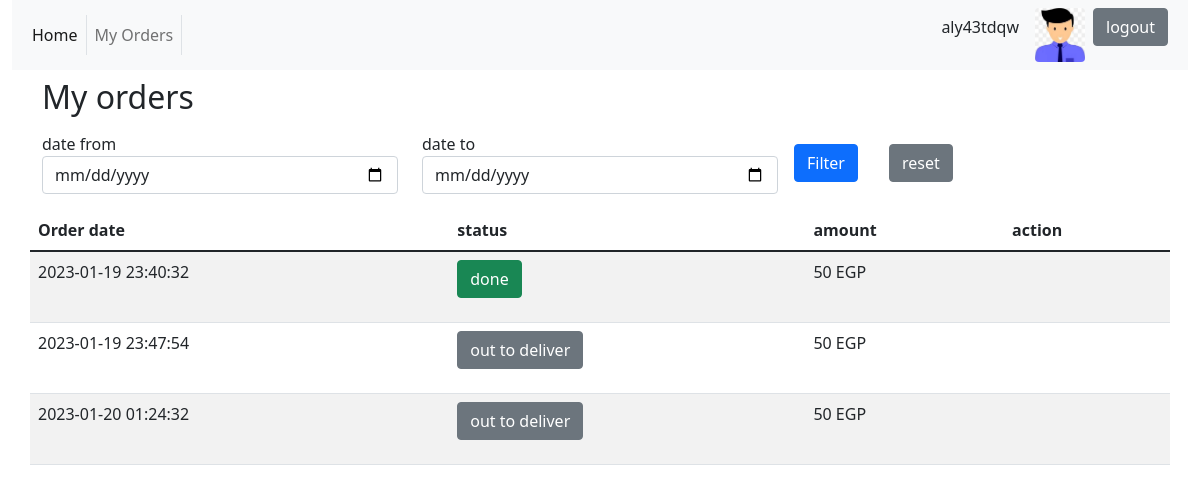
/user_orders.php (signed in), run on the app's committed database.
### tables this page shows
CREATE TABLE `users` (
  `id` int NOT NULL,
  `username` varchar(100) NOT NULL,
  `email` varchar(100) NOT NULL,
  `password` varchar(100) NOT NULL,
  `room_no` int NOT NULL,
  `ext` int NOT NULL,
  `image` varchar(200) DEFAULT NULL,
  `created_at` timestamp NOT NULL DEFAULT CURRENT_TIMESTAMP,
  `is_admin` int NOT NULL DEFAULT '0'
);

CREATE TABLE `orders` (
  `id` int NOT NULL,
  `user_id` int NOT NULL,
  `amount` float NOT NULL,
  `status` int NOT NULL,
  `date` timestamp NOT NULL DEFAULT CURRENT_TIMESTAMP,
  `product_quantity` text NOT NULL,
  `room_no` int NOT NULL,
  `ext` int NOT NULL
);

### user_orders.php (the view, shortened to what this page needs)
<?php
    include_once 'database.php';
    $admin =0;
    if (!empty($_SESSION['email'])) {
        $now_email = $_SESSION['email'];
        $id = $_SESSION['id'];
        $username = $_SESSION['username'];
        $query10 = "SELECT * FROM users where id = $id"  ;
        $sql10 = $conn->prepare($query10);
        $result  = $sql10->execute();
        $user = $sql10->fetch();
        if($now_email == "admin@gmail.com"){
            $admin = 1;
        }else{
            $admin = 0;
        }
    }
    if(isset($_GET)){
            $query = "SELECT * FROM orders where user_id = $id"  ;
            $sql = $conn->prepare($query);
            $result  = $sql->execute();
            $orders = $sql->fetchAll();
    }
?>
<!DOCTYPE html>
<html lang="en">
<head>
    <link href="https://cdn.jsdelivr.net/npm/bootstrap@5.1.3/dist/css/bootstrap.min.css" rel="stylesheet">
</head>
<body>
<div class="container-fluid header">
    <nav class="navbar navbar-expand-lg navbar-light bg-light">
        <div class="container-fluid">
            <div class="collapse navbar-collapse" id="navbarSupportedContent">
            <ul class="navbar-nav me-auto mb-2 mb-lg-0">
                <li class="nav-item">
                <a class="nav-link active border-end" aria-current="page" href="homepage.php">Home</a>
                </li>
                <?php if($admin ==1){  ?>
                <li class="nav-item">
                    <a class="nav-link border-end" href="all_products.php">Products</a>
                </li>
                <li class="nav-item">
                    <a class="nav-link border-end" href="all_users.php">Users</a>
                </li>
                <li class="nav-item">
                    <a class="nav-link border-end" href="homepage.php">Manual Order</a>
                </li>
                <li class="nav-item">
                    <a class="nav-link border-end" href="#">Checks</a>
                </li>
                <?php }else{ ?>
                    <li class="nav-item">
                        <a class="nav-link border-end" href="all_products.php">My Orders</a>
                    </li>
                <?php }?>
            </ul>
                <div class="d-flex d-flex align-self-center">
                    <p  class="mx-3 align-self-center"><?php echo $username;  ?></p>
                    <img src="<?php  echo $user['image'] ?>" class="rounded" style="width: 50px;" alt="">
                    <p class="mx-1 ">
                        <a class="btn btn-secondary mx-1 " href="logout.php">logout</a>
                    </p>
                </div>
            </div>
        </div>
    </nav>
    </div>
    <div class="container">
        <div class="row my-2">
            <div class="col-6 ">
                <h2>My orders</h2>
            </div>
        </div>
        <div class=" my-1">
            <form action="filter_Date.php" class="row align-items-center" method="post" >
                <div class="col-4 ">
                    <label for="">date from</label>
                    <input type="date" name="date_from" class="form-control">
                </div>
                <div class="col-4">
                    <label for="">date to</label>
                    <input type="date" name="date_to" class="form-control">
                </div>
                <div class="col-1 align-items-center p-1">
                    <button type="submit" name="submit" class="btn btn-primary">Filter</button>
                </div>
                <div class="col-1 align-items-center p-1">
                    <button type="reset"  class="btn btn-secondary">reset</button>
                </div>
            </form>
        </div>
        <div class="row mt-3">
                <table class="table table-striped ">
                    <thead>
                        <tr>
                            <th>Order date</th>
                            <th> status</th>
                            <th>amount</th>
                            <th>action</th>
                        </tr>
                    </thead>
                    <tbody>
                        <?php  if(isset($orders)  && !empty($orders)){
                            foreach ($orders as $order) { ?>
                                    <tr>
                                        <td>
                                                <?php  echo $order['date'] ?>
                                        </td>
                                        <td>
                                        <?php if($order['status'] == 0){ ?>
                                            <p class="btn btn-primary"> in progress</p>
                                        <?php   } elseif ($order['status'] == 1) { ?>
                                            <p class="btn btn-secondary"> out to deliver</p>
                                       <?php   }else{ ?>
                                        <p class="btn btn-success"> done</p>
                                        <?php } ?>
                                        </td>
                                        <td>
                                        <?php  echo $order['amount'] ?> EGP
                                        </td>
                                        <td>
                                        </td>
                                    </tr>
                        <?php }
                        }  ?>
                    </tbody>
                </table>
        </div>
    </div>
</body>
</html>

### data on the page
users: image (picture)
orders: date "2023-01-19 23:40:32", status "done", amount "50"
orders: date "2023-01-19 23:47:54", status "out to deliver", amount "50"
orders: date "2023-01-20 01:24:32", status "out to deliver", amount "50"

### other printed values
$username "aly43tdqw"
